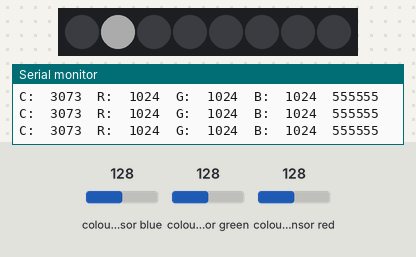
Bench run of a sketch on a simulated Arduino Uno, built with avr-gcc and run on an emulated ATmega328P. Shown: 8 RGB LEDs in strip order, left to right, the last lines printed to the serial monitor. Inputs (shaded band) come from the test bench; at power-on: colour sensor blue 128, colour sensor green 128, colour sensor red 128. Dim RGB values are drawn brighter than linear.

Above: at 1.2 s.
1.3 s: colour sensor blue set to 5
At 2.4 s:
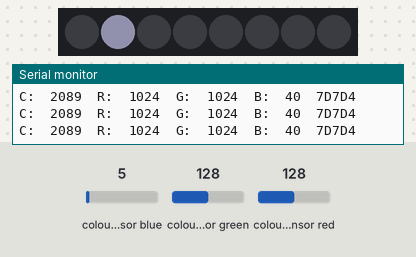
2.8 s: colour sensor green set to 5
At 3.6 s:
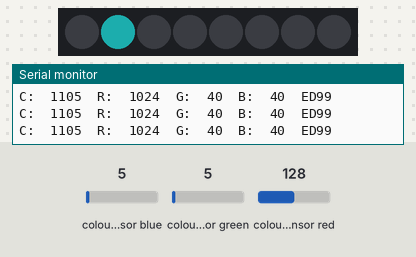
4.4 s: colour sensor blue set to 64
At 4.9 s:
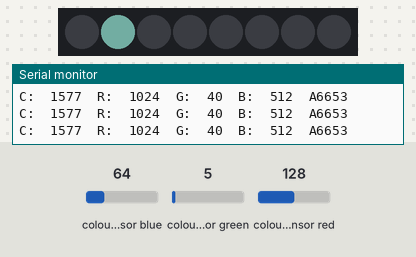
5.9 s: colour sensor red set to 5
At 6.8 s:
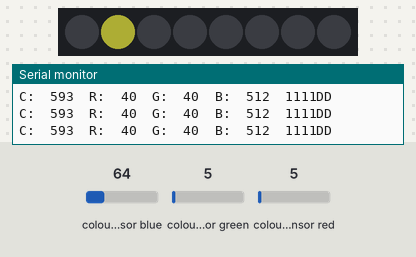
7.4 s: colour sensor green set to 191
At 8.1 s:
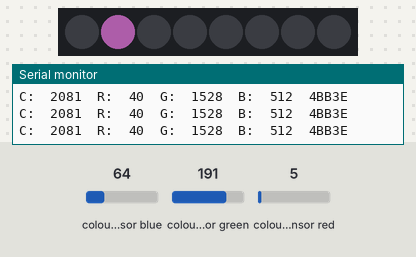
8.9 s: colour sensor green set to 250
At 10.0 s:
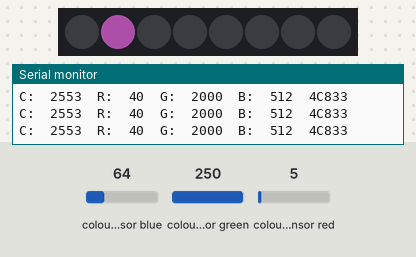
Timing chart, 0 to 11.4 s (numbered marks = the images above; inputs shaded):
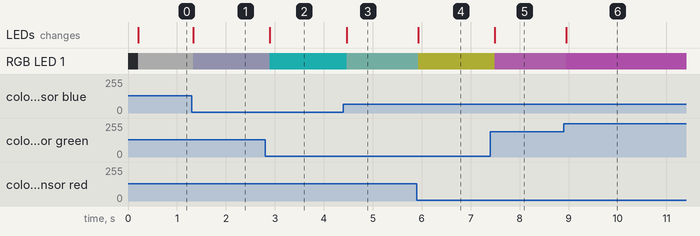

Measured:
- after the input at 1.3 s, RGB LED 1: RGB(47, 47, 47) → RGB(42, 42, 50) at once; the LEDs: change at once (image 1)
- after the input at 2.8 s, RGB LED 1: RGB(42, 42, 50) → RGB(8, 50, 50) after 0.10 s; the LEDs: change after 0.10 s (image 2)
- after the input at 4.4 s, RGB LED 1: RGB(8, 50, 50) → RGB(33, 50, 47) after 0.07 s; the LEDs: change after 0.07 s (image 3)
- after the input at 5.9 s, RGB LED 1: RGB(33, 50, 47) → RGB(50, 50, 15) at once; the LEDs: change at once (image 4)
- after the input at 7.4 s, RGB LED 1: RGB(50, 50, 15) → RGB(50, 27, 49) after 0.09 s; the LEDs: change after 0.09 s (image 5)
- after the input at 8.9 s, RGB LED 1: RGB(50, 27, 49) → RGB(50, 23, 49) after 0.05 s; the LEDs: change after 0.05 s (image 6)

The sketch:

colorTest.ino
```cpp
#include <Wire.h>
#include "Adafruit_TCS34725.h"
#include "Adafruit_NeoPixel.h"

//test 1 2 3
// Pick analog outputs, for the UNO these three work well
// use ~560  ohm resistor between Red & Blue, ~1K for green (its brighter)
//#define redpin 3
//#define greenpin 5
//#define bluepin 6

int NEO_PIXEL_PIN = 9;
int NEO_PIXEL_COUNT = 8;

// for a common anode LED, connect the common pin to +5V
// for common cathode, connect the common to ground

// set to false if using a common cathode LED
#define commonAnode true

// our RGB -> eye-recognized gamma color
byte gammatable[256];

Adafruit_NeoPixel pixels = Adafruit_NeoPixel(NEO_PIXEL_COUNT, NEO_PIXEL_PIN, NEO_GRB + NEO_KHZ800);

Adafruit_TCS34725 tcs = Adafruit_TCS34725(TCS34725_INTEGRATIONTIME_50MS, TCS34725_GAIN_4X);

void setup() {
  Serial.begin(9600);
  Serial.println("Color View Test!");

  pixels.begin();
  pixels.show();

  if (tcs.begin()) {
    Serial.println("Found sensor");
  } else {
    Serial.println("No TCS34725 found ... check your connections");
    while (1); // halt!
  }

  // use these three pins to drive an LED
  pinMode(NEO_PIXEL_PIN, OUTPUT);
  //pinMode(greenpin, OUTPUT);
  //pinMode(bluepin, OUTPUT);

  // thanks PhilB for this gamma table!
  // it helps convert RGB colors to what humans see
  for (int i=0; i<256; i++) {
    float x = i;
    x /= 255;
    x = pow(x, 2.5);
    x *= 255;

    if (commonAnode) {
      gammatable[i] = 255 - x;
    } else {
      gammatable[i] = x;
    }
    //Serial.println(gammatable[i]);
  }
}


void loop() {
  uint16_t clear, red, green, blue;

  tcs.setInterrupt(false);      // turn on LED

  delay(60);  // takes 50ms to read

  tcs.getRawData(&red, &green, &blue, &clear);

  tcs.setInterrupt(true);  // turn off LED

  Serial.print("C:\t"); Serial.print(clear);
  Serial.print("\tR:\t"); Serial.print(red);
  Serial.print("\tG:\t"); Serial.print(green);
  Serial.print("\tB:\t"); Serial.print(blue);

  // Figure out some basic hex code for visualization
  uint32_t sum = clear;
  float r, g, b;
  r = red; r /= sum;
  g = green; g /= sum;
  b = blue; b /= sum;
  r *= 256; g *= 256; b *= 256;
  Serial.print("\t");
  Serial.print((int)r, HEX); Serial.print((int)g, HEX); Serial.print((int)b, HEX);
  Serial.println();

  //Serial.print((int)r ); Serial.print(" "); Serial.print((int)g);Serial.print(" ");  Serial.println((int)b );
  //change this to use neopixels

  pixels.setPixelColor(1, gammatable[(int)r], gammatable[(int)g], gammatable[(int)b]);

  //analogWrite(redpin, gammatable[(int)r]);
  //analogWrite(greenpin, gammatable[(int)g]);
  //analogWrite(bluepin, gammatable[(int)b]);

  pixels.setBrightness(50);
  pixels.show();
  //delay(5000);
}
```
